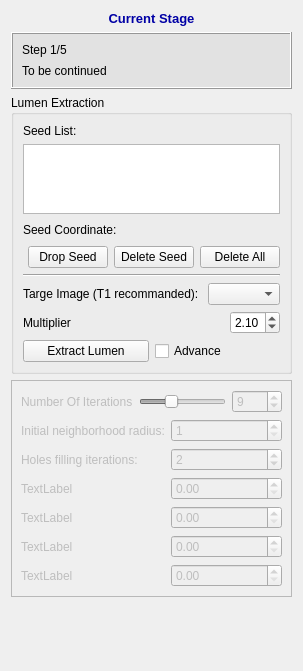
<?xml version="1.0" encoding="UTF-8"?>
<ui version="4.0">
 <class>QInteractorStyleLumenSeedsPlacer</class>
 <widget class="QWidget" name="QInteractorStyleLumenSeedsPlacer">
  <property name="geometry">
   <rect>
    <x>0</x>
    <y>0</y>
    <width>295</width>
    <height>671</height>
   </rect>
  </property>
  <property name="windowTitle">
   <string>SeedsPlacer</string>
  </property>
  <layout class="QVBoxLayout" name="verticalLayout_2">
   <item>
    <widget class="QLabel" name="label_39">
     <property name="font">
      <font>
       <pointsize>10</pointsize>
       <weight>75</weight>
       <bold>true</bold>
      </font>
     </property>
     <property name="text">
      <string>&lt;html&gt;&lt;head/&gt;&lt;body&gt;&lt;p&gt;&lt;span style=&quot; color:#0000a5;&quot;&gt;Current Stage&lt;/span&gt;&lt;/p&gt;&lt;/body&gt;&lt;/html&gt;</string>
     </property>
     <property name="alignment">
      <set>Qt::AlignCenter</set>
     </property>
    </widget>
   </item>
   <item>
    <widget class="QFrame" name="frame_10">
     <property name="minimumSize">
      <size>
       <width>0</width>
       <height>0</height>
      </size>
     </property>
     <property name="font">
      <font>
       <family>Arial</family>
       <pointsize>10</pointsize>
      </font>
     </property>
     <property name="styleSheet">
      <string notr="true">background-color: rgb(226, 226, 226)</string>
     </property>
     <property name="frameShape">
      <enum>QFrame::Box</enum>
     </property>
     <property name="frameShadow">
      <enum>QFrame::Raised</enum>
     </property>
     <property name="lineWidth">
      <number>1</number>
     </property>
     <layout class="QVBoxLayout" name="verticalLayout_25">
      <property name="spacing">
       <number>7</number>
      </property>
      <item>
       <layout class="QVBoxLayout" name="verticalLayout_26">
        <property name="spacing">
         <number>7</number>
        </property>
        <item>
         <layout class="QHBoxLayout" name="horizontalLayout_17">
          <item>
           <widget class="QLabel" name="label_40">
            <property name="font">
             <font>
              <family>Arial</family>
             </font>
            </property>
            <property name="text">
             <string>Step 1/5</string>
            </property>
           </widget>
          </item>
         </layout>
        </item>
       </layout>
      </item>
      <item>
       <widget class="QLabel" name="label_11">
        <property name="text">
         <string>To be continued</string>
        </property>
        <property name="wordWrap">
         <bool>true</bool>
        </property>
       </widget>
      </item>
     </layout>
    </widget>
   </item>
   <item>
    <widget class="QGroupBox" name="groupBox_4">
     <property name="title">
      <string>Lumen Extraction</string>
     </property>
     <layout class="QVBoxLayout" name="verticalLayout">
      <item>
       <widget class="QLabel" name="label_60">
        <property name="text">
         <string>Seed List:</string>
        </property>
       </widget>
      </item>
      <item>
       <widget class="QListWidget" name="listWidgetSeedList">
        <property name="maximumSize">
         <size>
          <width>16777215</width>
          <height>100</height>
         </size>
        </property>
       </widget>
      </item>
      <item>
       <layout class="QHBoxLayout" name="horizontalLayout_18">
        <item>
         <widget class="QLabel" name="label_61">
          <property name="text">
           <string>Seed Coordinate: </string>
          </property>
         </widget>
        </item>
        <item>
         <widget class="QLabel" name="labelSeedCoordinate">
          <property name="text">
           <string/>
          </property>
         </widget>
        </item>
        <item>
         <spacer name="horizontalSpacer_4">
          <property name="orientation">
           <enum>Qt::Horizontal</enum>
          </property>
          <property name="sizeHint" stdset="0">
           <size>
            <width>40</width>
            <height>20</height>
           </size>
          </property>
         </spacer>
        </item>
       </layout>
      </item>
      <item>
       <layout class="QHBoxLayout" name="horizontalLayout_33">
        <item>
         <spacer name="horizontalSpacer_2">
          <property name="orientation">
           <enum>Qt::Horizontal</enum>
          </property>
          <property name="sizeHint" stdset="0">
           <size>
            <width>40</width>
            <height>20</height>
           </size>
          </property>
         </spacer>
        </item>
        <item>
         <widget class="QPushButton" name="dropSeedPushButton">
          <property name="text">
           <string>Drop Seed</string>
          </property>
         </widget>
        </item>
        <item>
         <widget class="QPushButton" name="pushBtnDeleteSeed">
          <property name="sizePolicy">
           <sizepolicy hsizetype="Preferred" vsizetype="Fixed">
            <horstretch>0</horstretch>
            <verstretch>0</verstretch>
           </sizepolicy>
          </property>
          <property name="minimumSize">
           <size>
            <width>0</width>
            <height>0</height>
           </size>
          </property>
          <property name="maximumSize">
           <size>
            <width>150</width>
            <height>16777215</height>
           </size>
          </property>
          <property name="text">
           <string>Delete Seed</string>
          </property>
         </widget>
        </item>
        <item>
         <widget class="QPushButton" name="deleteAllSeedsPushButton">
          <property name="text">
           <string>Delete All</string>
          </property>
         </widget>
        </item>
       </layout>
      </item>
      <item>
       <widget class="Line" name="line">
        <property name="orientation">
         <enum>Qt::Horizontal</enum>
        </property>
       </widget>
      </item>
      <item>
       <layout class="QHBoxLayout" name="horizontalLayout_35">
        <item>
         <widget class="QLabel" name="label_62">
          <property name="text">
           <string>Targe Image (T1 recommanded): </string>
          </property>
         </widget>
        </item>
        <item>
         <widget class="QComboBox" name="comboBoxTargeImage"/>
        </item>
       </layout>
      </item>
      <item>
       <layout class="QHBoxLayout" name="horizontalLayout_10">
        <item>
         <widget class="QLabel" name="label_4">
          <property name="text">
           <string>Multiplier</string>
          </property>
         </widget>
        </item>
        <item>
         <spacer name="horizontalSpacer_3">
          <property name="orientation">
           <enum>Qt::Horizontal</enum>
          </property>
          <property name="sizeHint" stdset="0">
           <size>
            <width>40</width>
            <height>20</height>
           </size>
          </property>
         </spacer>
        </item>
        <item>
         <widget class="QDoubleSpinBox" name="doubleSpinBoxMultiplier">
          <property name="minimumSize">
           <size>
            <width>50</width>
            <height>0</height>
           </size>
          </property>
          <property name="maximumSize">
           <size>
            <width>50</width>
            <height>16777215</height>
           </size>
          </property>
          <property name="minimum">
           <double>1.700000000000000</double>
          </property>
          <property name="maximum">
           <double>2.500000000000000</double>
          </property>
          <property name="singleStep">
           <double>0.050000000000000</double>
          </property>
          <property name="value">
           <double>2.100000000000000</double>
          </property>
         </widget>
        </item>
       </layout>
      </item>
      <item>
       <layout class="QHBoxLayout" name="horizontalLayout">
        <item>
         <widget class="QPushButton" name="pushBtnExtractLumen">
          <property name="sizePolicy">
           <sizepolicy hsizetype="Preferred" vsizetype="Fixed">
            <horstretch>0</horstretch>
            <verstretch>0</verstretch>
           </sizepolicy>
          </property>
          <property name="text">
           <string>Extract Lumen</string>
          </property>
         </widget>
        </item>
        <item>
         <widget class="QCheckBox" name="checkBox">
          <property name="sizePolicy">
           <sizepolicy hsizetype="Preferred" vsizetype="Fixed">
            <horstretch>0</horstretch>
            <verstretch>0</verstretch>
           </sizepolicy>
          </property>
          <property name="minimumSize">
           <size>
            <width>0</width>
            <height>0</height>
           </size>
          </property>
          <property name="text">
           <string>Advance</string>
          </property>
         </widget>
        </item>
       </layout>
      </item>
     </layout>
     <zorder>pushBtnExtractLumen</zorder>
     <zorder>line</zorder>
     <zorder>listWidgetSeedList</zorder>
     <zorder>label_60</zorder>
     <zorder>checkBox</zorder>
    </widget>
   </item>
   <item>
    <widget class="QFrame" name="frame">
     <property name="enabled">
      <bool>false</bool>
     </property>
     <property name="frameShape">
      <enum>QFrame::StyledPanel</enum>
     </property>
     <property name="frameShadow">
      <enum>QFrame::Raised</enum>
     </property>
     <layout class="QGridLayout" name="gridLayout">
      <item row="1" column="1">
       <widget class="QSpinBox" name="initialNeighbodhoodSpinBox">
        <property name="minimum">
         <number>1</number>
        </property>
        <property name="maximum">
         <number>10</number>
        </property>
        <property name="displayIntegerBase">
         <number>10</number>
        </property>
       </widget>
      </item>
      <item row="6" column="1">
       <widget class="QDoubleSpinBox" name="doubleSpinBox_5"/>
      </item>
      <item row="4" column="0">
       <widget class="QLabel" name="label_5">
        <property name="text">
         <string>TextLabel</string>
        </property>
       </widget>
      </item>
      <item row="3" column="0">
       <widget class="QLabel" name="label_2">
        <property name="text">
         <string>TextLabel</string>
        </property>
       </widget>
      </item>
      <item row="1" column="0">
       <widget class="QLabel" name="label">
        <property name="text">
         <string>Initial neighborhood radius:</string>
        </property>
       </widget>
      </item>
      <item row="3" column="1">
       <widget class="QDoubleSpinBox" name="doubleSpinBox_2"/>
      </item>
      <item row="4" column="1">
       <widget class="QDoubleSpinBox" name="doubleSpinBox_3"/>
      </item>
      <item row="6" column="0">
       <widget class="QLabel" name="label_7">
        <property name="text">
         <string>TextLabel</string>
        </property>
       </widget>
      </item>
      <item row="5" column="0">
       <widget class="QLabel" name="label_6">
        <property name="text">
         <string>TextLabel</string>
        </property>
       </widget>
      </item>
      <item row="5" column="1">
       <widget class="QDoubleSpinBox" name="doubleSpinBox_4"/>
      </item>
      <item row="0" column="0" colspan="2">
       <layout class="QHBoxLayout" name="horizontalLayout_14">
        <item>
         <widget class="QLabel" name="label_3">
          <property name="text">
           <string>Number Of Iterations</string>
          </property>
         </widget>
        </item>
        <item>
         <widget class="QSlider" name="numberOfIterationsSliderInit">
          <property name="minimum">
           <number>3</number>
          </property>
          <property name="maximum">
           <number>20</number>
          </property>
          <property name="value">
           <number>9</number>
          </property>
          <property name="sliderPosition">
           <number>9</number>
          </property>
          <property name="orientation">
           <enum>Qt::Horizontal</enum>
          </property>
         </widget>
        </item>
        <item>
         <widget class="QSpinBox" name="numberOfIterationsSpinBox">
          <property name="minimumSize">
           <size>
            <width>50</width>
            <height>0</height>
           </size>
          </property>
          <property name="maximumSize">
           <size>
            <width>50</width>
            <height>16777215</height>
           </size>
          </property>
          <property name="minimum">
           <number>3</number>
          </property>
          <property name="maximum">
           <number>20</number>
          </property>
          <property name="value">
           <number>9</number>
          </property>
         </widget>
        </item>
       </layout>
      </item>
      <item row="2" column="0">
       <widget class="QLabel" name="label_8">
        <property name="text">
         <string>Holes filling iterations: </string>
        </property>
       </widget>
      </item>
      <item row="2" column="1">
       <widget class="QSpinBox" name="spinBox">
        <property name="value">
         <number>2</number>
        </property>
       </widget>
      </item>
     </layout>
    </widget>
   </item>
   <item>
    <spacer name="verticalSpacer_4">
     <property name="orientation">
      <enum>Qt::Vertical</enum>
     </property>
     <property name="sizeHint" stdset="0">
      <size>
       <width>20</width>
       <height>104</height>
      </size>
     </property>
    </spacer>
   </item>
  </layout>
 </widget>
 <resources/>
 <connections>
  <connection>
   <sender>numberOfIterationsSliderInit</sender>
   <signal>sliderMoved(int)</signal>
   <receiver>numberOfIterationsSpinBox</receiver>
   <slot>setValue(int)</slot>
   <hints>
    <hint type="sourcelabel">
     <x>218</x>
     <y>373</y>
    </hint>
    <hint type="destinationlabel">
     <x>274</x>
     <y>372</y>
    </hint>
   </hints>
  </connection>
  <connection>
   <sender>numberOfIterationsSpinBox</sender>
   <signal>valueChanged(int)</signal>
   <receiver>numberOfIterationsSliderInit</receiver>
   <slot>setValue(int)</slot>
   <hints>
    <hint type="sourcelabel">
     <x>274</x>
     <y>372</y>
    </hint>
    <hint type="destinationlabel">
     <x>218</x>
     <y>373</y>
    </hint>
   </hints>
  </connection>
  <connection>
   <sender>checkBox</sender>
   <signal>clicked(bool)</signal>
   <receiver>frame</receiver>
   <slot>setEnabled(bool)</slot>
   <hints>
    <hint type="sourcelabel">
     <x>219</x>
     <y>392</y>
    </hint>
    <hint type="destinationlabel">
     <x>237</x>
     <y>426</y>
    </hint>
   </hints>
  </connection>
 </connections>
</ui>
